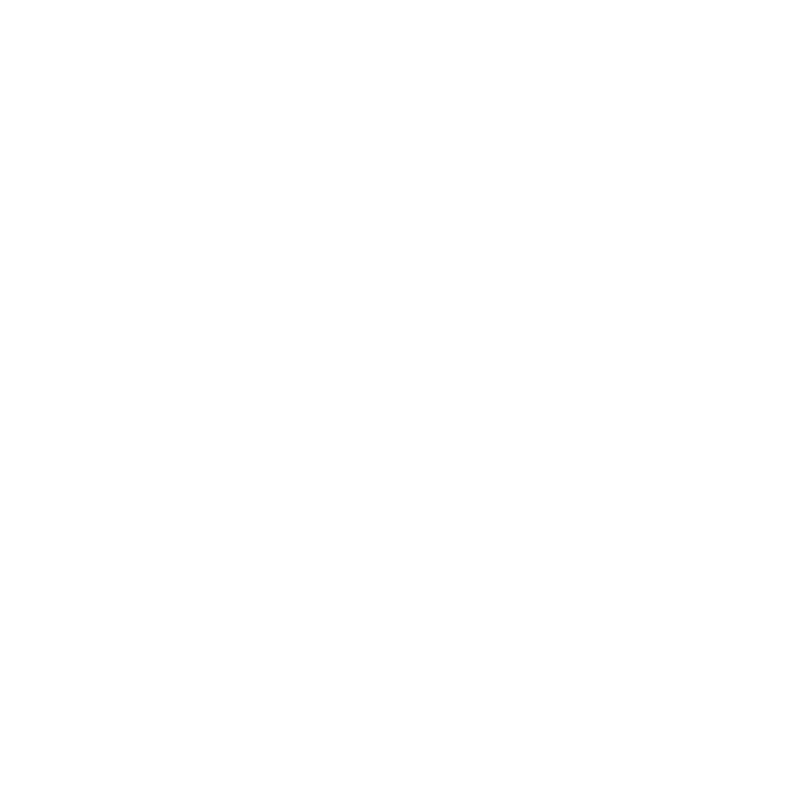
Frame 1 (no input)
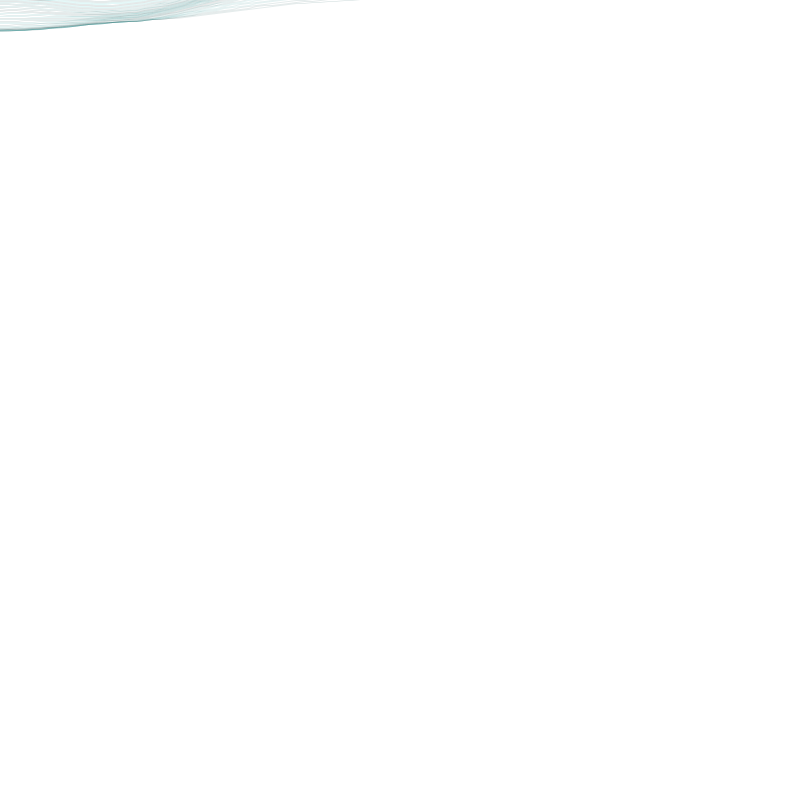
Frame 60 (the mouse pressed at the canvas centre just before this capture)
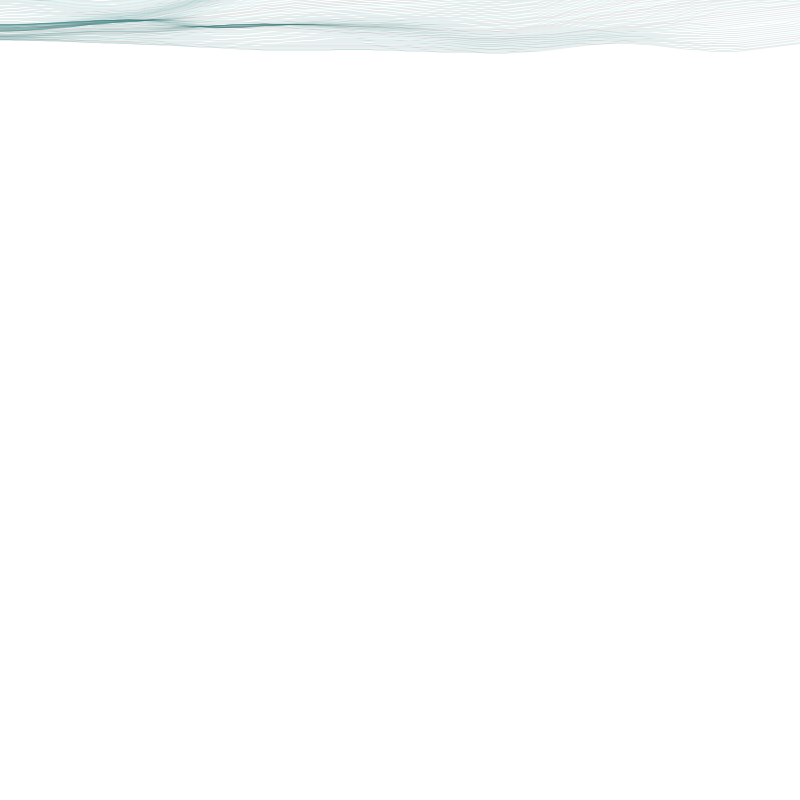
Frame 120 (the mouse held since frame 60 and released just before this capture)

The Processing sketch that drew these frames (run headless with seeded random() and noise(); from frame 60 on, the mouse is pressed at the canvas centre):

// Processing sketch: processing_47019
// ── processing_47019.pde

float n;
float y, yt;

void setup()
{
  size(800, 800);
  colorMode(RGB, 255);
  background(255);
  smooth();
  
  n = random(255);
  yt = -200;
}

void draw()
{
  stroke(noise(n)*255, noise(yt, n)*255, noise(yt, n)*255, 32);
  noFill();
  beginShape();
  for (int x=-32; x<width+64; x+=8)
  {
    y=yt+noise(x/1000f, n)*256;
    curveVertex(x, y);
    n+=0.00004;
  }
  endShape();
  yt++;
  if (yt==height+200) 
  {
    yt=-200;
    stroke(255, 192);
    fill(255, 192);
    rect(0, 0, width, height);
  }
}
